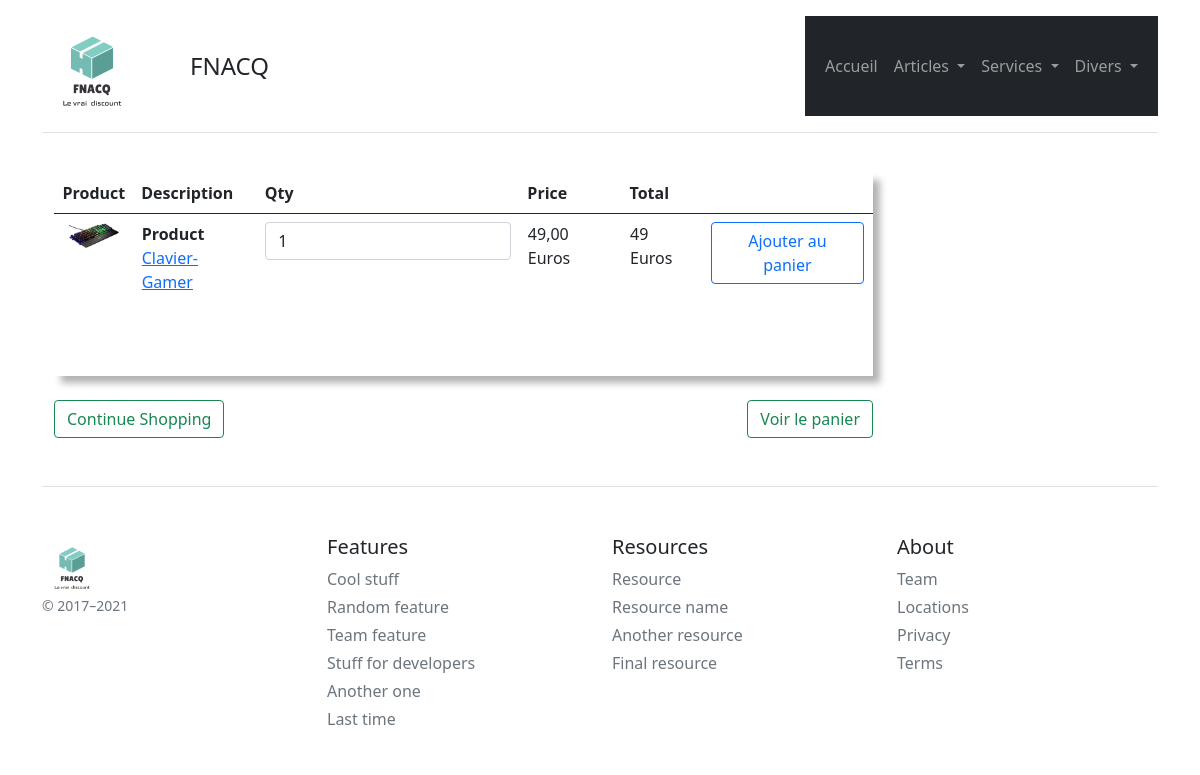
Screenshot of /materielsInformatiques/buy/1 with the database file from the repository.
### tables this page shows
CREATE TABLE IF NOT EXISTS `informatique` (
`id` int(11) NOT NULL,
  `category` varchar(255) NOT NULL,
  `article` varchar(256) NOT NULL,
  `marque` varchar(256) NOT NULL,
  `price` int(40) NOT NULL,
  `image` varchar(256) NOT NULL
);

### controllers/MainController.controller.php (called while the page is built, shortened)
<?php
abstract class MainController
{
    protected function genererPage($data)
    {
        extract($data);
        require_once($view);
    }
}

### controllers/Informatique/InformatiqueController.controller.php (called while the page is built, shortened)
<?php
require_once "./controllers/MainController.controller.php";
require_once "./models/Informatique/InformatiqueManager.model.php";
class InformatiqueController extends MainController
{
    private $informatiqueManager;
    public function __construct()
    {
        $this->informatiqueManager = new InformatiqueManager();
        $this->informatiqueManager ->chargementInfo();
    }
    public function buyInfo($id){
        $infoe = $this->informatiqueManager->getInfoById($id);
        $data_page = [
            "page_description" =>"Panier",
            "page_title" =>"Panier",
            "infoe"=>$infoe,
            "view" => "views/Materiel-Informatique/addPanierInfo.view.php",
            "template" => "views/common/template.php"
        ];
        $this->genererPage($data_page);
    }
}

### models/Informatique/InformatiqueManager.model.php (called while the page is built, shortened)
<?php
require_once "Info.class.php";
class InformatiqueManager extends MainManager{
    private $infos;
    public function ajoutInfo($info)
    {
        $this->infos[] = $info;
    }
    public function chargementInfo()
    {
        $req = $this->getBdd()->prepare("SELECT * FROM informatique");
        $req->execute();
        $mesInfos = $req->fetchAll(PDO::FETCH_ASSOC);
    }
    public function getInfoById($id)
    {
        for ($i = 0; $i < count($this->infos); $i++) {
            if ($this->infos[$i]->getId() === $id) {
                return $this->infos[$i];
            }
        }
    }
}

### models/Informatique/Info.class.php (called while the page is built, shortened)
<?php
class Info {
    private $id;
    private $title;
    private $price;
    private $image;
    public function __construct($id, $category, $title, $marque,$price, $image){
        $this->id = $id;
        $this->title = $title;
        $this->price = $price;
        $this->image = $image;
    }
    public function getId() { return $this->id;}
    public function getTitle() { return $this->title;}
    public function getPrice() { return $this->price;}
    public function getImage() { return $this->image;}
}

### models/Model.class.php (called while the page is built, shortened)
<?php
abstract class Model{
    private static $pdo;
    private static function setBdd(){
        self::$pdo = new PDO("mysql:host=localhost;dbname=Fnacq;charset=utf8mb4", "root", "");
        self::$pdo->setAttribute(PDO::ATTR_ERRMODE, PDO::ERRMODE_EXCEPTION);
    }
    protected function getBdd(){
        return self::$pdo;
    }
}

### views/Materiel-Informatique/addPanierInfo.view.php (the view, shortened to what this page needs)
<link rel="stylesheet" type="text/css" href="//netdna.bootstrapcdn.com/font-awesome/4.1.0/css/font-awesome.min.css">
<div class="container bootstrap snippets bootdey">
	<div class="col-md-9 col-sm-8 content">
		<div class="row">
			<div class="col-md-12">
			</div>
		</div>
		<div class="row">
			<div class="col-md-12">
				<div class="panel panel-info panel-shadow">
					<div class="panel-body">
						<div class="table-responsive">
							<table class="table">
								<thead>
									<tr>
										<th>Product</th>
										<th>Description</th>
										<th>Qty</th>
										<th>Price</th>
										<th colspan="2">Total</th>
									</tr>
								</thead>
								<tbody>
									<tr>
										<td><img src="<?= URL ?>public/Assets/images/materielsInformatiques/<?= $infoe->getImage(); ?>" class="img-cart"></td>
										<td><strong>Product </strong>
											<p><a href="<?= URL ?>materielsInformatiques/display/<?= $infoe->getId(); ?>"><?= $infoe->getTitle(); ?></a></p>
										</td>
										<td>
											<form method="POST" class="form-inline">
												<input class="form-control" name="quantity" type="int" value="1">
										</td>
										<td><?= number_format($infoe->getPrice(), 2, ',', ' '); ?> Euros</td>
										<td><?= $infoe->getPrice(); ?> Euros</td>
										<td><button type="submit" class="btn btn-outline-primary" name='addPanier'>Ajouter au panier</button></td>
									</tr>
									<tr>
										<td colspan="6">&nbsp;</td>
									</tr>
								</tbody>
							</table>
						</div>
					</div>
				</div>
<br>
				<a href="<?= URL ?>materielsInformatiques" class="btn btn-outline-success"><span class="glyphicon glyphicon-arrow-left"></span>Continue Shopping</a>
				<a href="<?= URL ?>panier" class="btn btn-outline-success pull-right ">Voir le panier</a>
			</div>
		</div>
	</div>
</div>

### views/Materiel-Informatique/addPanierInfo.view.php (style rules this page uses)
.img-cart { display: block; max-width: 50px; height: auto; margin-left: auto; margin-right: auto; }
table tr td { border: 1px solid #FFFFFF; }
table tr th { background: #eee; }
.panel-shadow { box-shadow: rgba(0, 0, 0, 0.3) 7px 7px 7px; }

### rows the page displays
informatique: image (picture), article "Clavier-Gamer", price "49,00", price "49"
